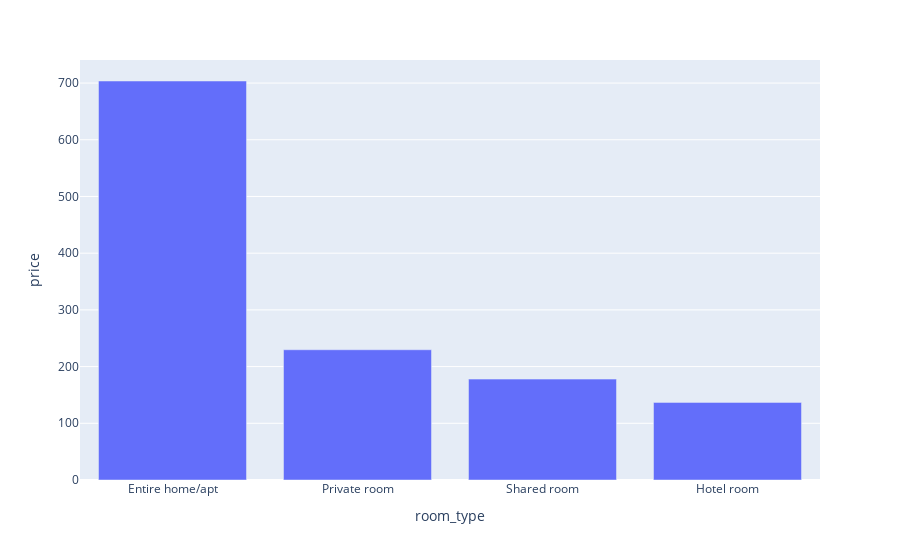
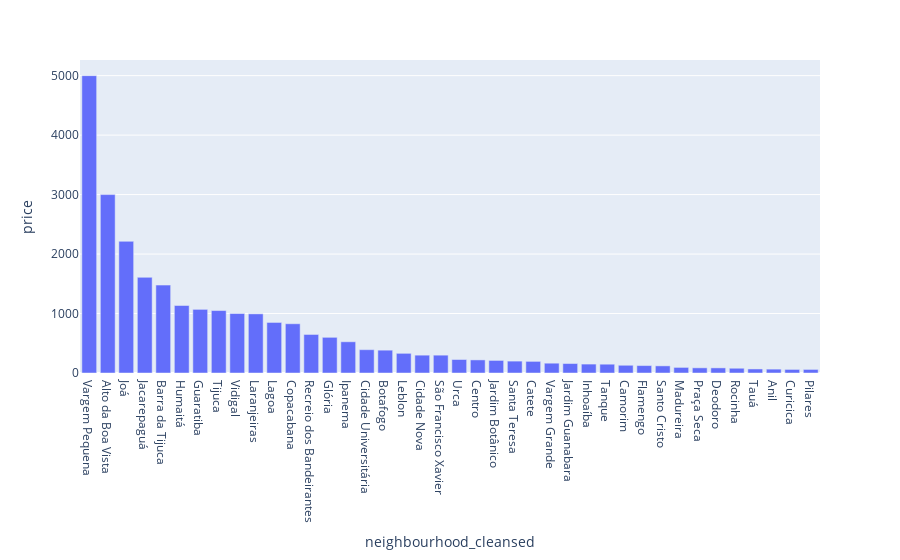

Notebook source saved alongside these figures, in order:
### Markdown cell above
## Análise para viajantes sozinhos

### Code cell
df_um = df_acomodacao[df_acomodacao['accommodates'] == 1]
analise_dados(df_um)

### Figure 1 — Plotly figure (JSON) as saved in the notebook; plotly's stock layout.template omitted (floating-point values rounded to 4 significant figures)
{"data": [{"alignmentgroup": "True", "hovertemplate": "room_type=%{x}<br>price=%{y}<extra></extra>", "legendgroup": "", "marker": {"color": "#636efa", "pattern": {"shape": ""}}, "name": "", "offsetgroup": "", "orientation": "v", "showlegend": false, "textposition": "auto", "type": "bar", "x": ["Entire home/apt", "Hotel room", "Private room", "Shared room"], "xaxis": "x", "y": [703.6, 136.9, 229.7, 177.9], "yaxis": "y"}], "layout": {"barmode": "relative", "legend": {"tracegroupgap": 0}, "margin": {"t": 60}, "xaxis": {"anchor": "y", "categoryorder": "total descending", "domain": [0, 1], "title": {"text": "room_type"}}, "yaxis": {"anchor": "x", "domain": [0, 1], "title": {"text": "price"}}}}

### Figure 2 — Plotly figure (JSON) as saved in the notebook; plotly's stock layout.template omitted (floating-point values rounded to 4 significant figures)
{"data": [{"alignmentgroup": "True", "hovertemplate": "neighbourhood_cleansed=%{x}<br>price=%{y}<extra></extra>", "legendgroup": "", "marker": {"color": "#636efa", "pattern": {"shape": ""}}, "name": "", "offsetgroup": "", "orientation": "v", "showlegend": false, "textposition": "auto", "type": "bar", "x": ["Alto da Boa Vista", "Anil", "Barra da Tijuca", "Botafogo", "Camorim", "Catete", "Centro", "Cidade Nova", "Cidade Universitária", "Copacabana", "Curicica", "Deodoro", "Flamengo", "Glória", "Guaratiba", "Humaitá", "Inhoaíba", "Ipanema", "Jacarepaguá", "Jardim Botânico", "Jardim Guanabara", "Joá", "Lagoa", "Laranjeiras", "Leblon", "Madureira", "Pilares", "Praça Seca", "Recreio dos Bandeirantes", "Rocinha", "Santa Teresa", "Santo Cristo", "São Francisco Xavier", "Tanque", "Tauá", "Tijuca", "Urca", "Vargem Grande", "Vargem Pequena", "Vidigal"], "xaxis": "x", "y": [3000, 65, 1478.0, 384, 130, 195.3, 220.2, 300, 392, 828.2, 60, 86, 125, 600, 1070, 1135, 150, 525, 1609.0, 211.5, 159, 2214, 850, 995, 330.8, 94, 60, 87, 648, 80, 200, 120, 300, 148, 68, 1050, 227, 165, 5000, 1000], "yaxis": "y"}], "layout": {"barmode": "relative", "legend": {"tracegroupgap": 0}, "margin": {"t": 60}, "xaxis": {"anchor": "y", "categoryorder": "total descending", "domain": [0, 1], "title": {"text": "neighbourhood_cleansed"}}, "yaxis": {"anchor": "x", "domain": [0, 1], "title": {"text": "price"}}}}
